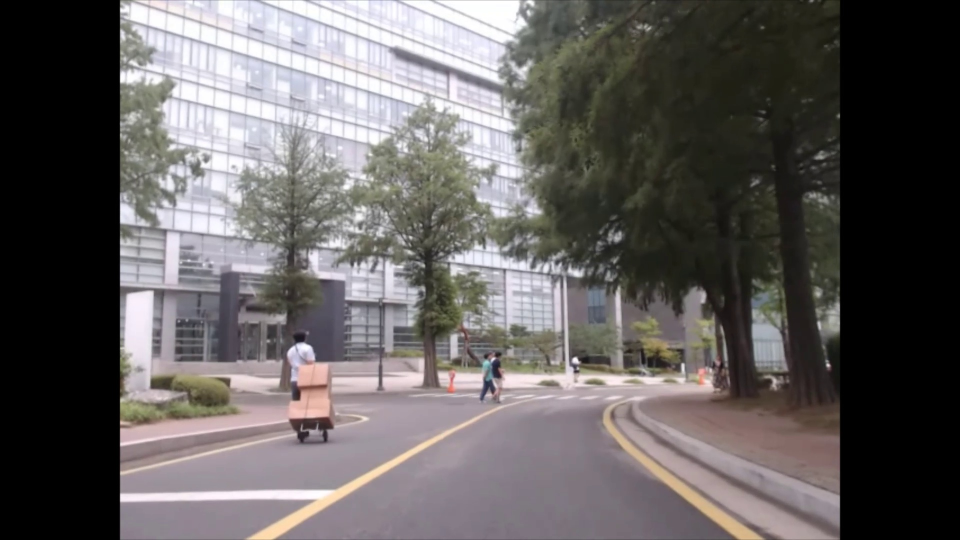
#> input picture video/images_shor.jpg, 1920 x 1080 px (shown at 1/2 size)
$ python -i util.py   (imports and definitions only)
#> lines starting #> are read from the running program, lines starting #| are printed output that depends on the picture; after the words box and inside, x2 and y2 are one past the last pixel; in counts of white or black regions, pixels touching at a corner belong together
#> further down, picture is the input picture: shape (1080, 1920, 3); mean B, G, R 95.1, 95.7, 99.5
# -*- coding: utf-8 -*-
import numpy as np
import cv2
#색상 범위 HSV
boundaries = [
    (np.array([161, 155, 84], dtype="uint8"), np.array([179, 255, 255], dtype="uint8")), # red1
    (np.array([0, 100, 70], dtype="uint8"), np.array([20, 255, 255], dtype="uint8")), # red2
    (np.array([94, 80, 200], dtype="uint8"), np.array([126, 255, 255], dtype="uint8")), # blue
    (np.array([10, 30, 50], dtype="uint8"), np.array([25, 255, 255], dtype="uint8")), #yellow
    (np.array([0, 0, 180], dtype="uint8"), np.array([180, 25, 255], dtype="uint8")) # white
]


# [64 lines left out: functions reg_of_int, draw_points, warp_image, get_birdview, not called in this run]


def Detect(img):
    #th_sobelx, th_sobely, th_mag, th_dir = (35, 100), (30, 255), (30, 255), (0.7, 1.3)
    #th_h, th_l, th_s = (10, 100), (0, 60), (85, 255)
    #combined_gradient = gradient_combine(img, th_sobelx, th_sobely, th_mag, th_dir)
    combined_hsv = cv2.cvtColor(np.zeros_like(img), cv2.COLOR_BGR2GRAY)

    for color in ['w', 'y', 'b']:
        detected = detectcolor(img, color)
        combined_hsv = cv2.bitwise_or(combined_hsv, detected)
#> this loop made 3 passes
#> pass 2, in detectcolor (call 2), `mask = cv2.inRange(img, minRange, maxRange)`:
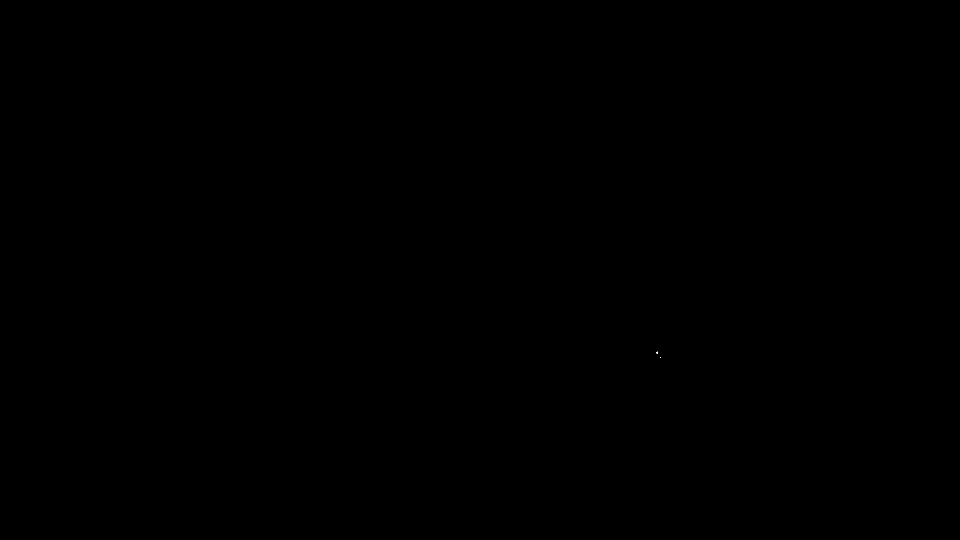
#> mask: shape (1080, 1920) (shown at 1/2 size); 0% white in thin lines or dots, all inside (x1, y1, x2, y2) = (1312, 703, 1322, 715)

    #blur_img = cv2.GaussianBlur(img, (7,7), 10)
    #L2 정규화 추가로 noise 제거
    img2 = cv2.cvtColor(img,cv2.COLOR_HSV2BGR)
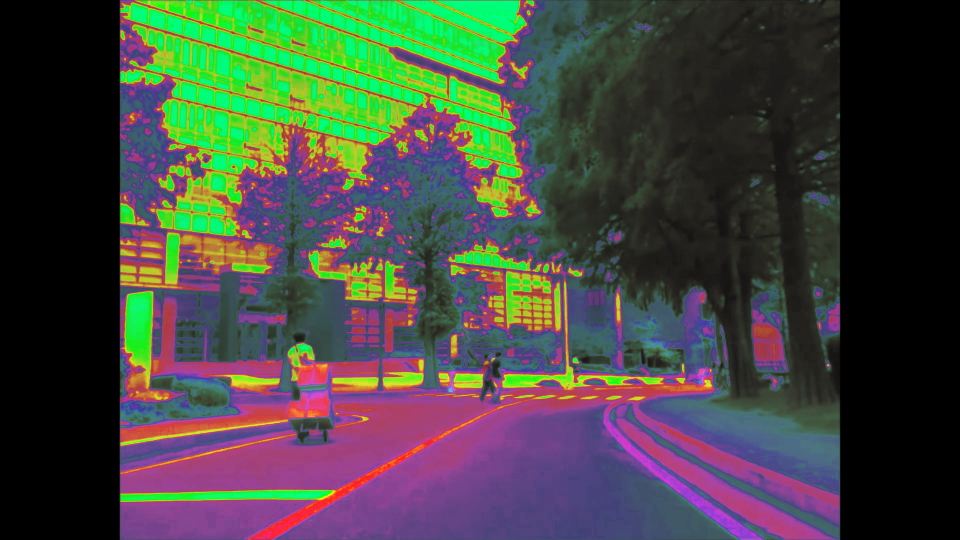
#> img2: shape (1080, 1920, 3) (shown at 1/2 size); mean B, G, R 64, 71.5, 67.1
    canny_img = cv2.Canny(img2, 150, 230, edges = None, apertureSize = 3, L2gradient=True)
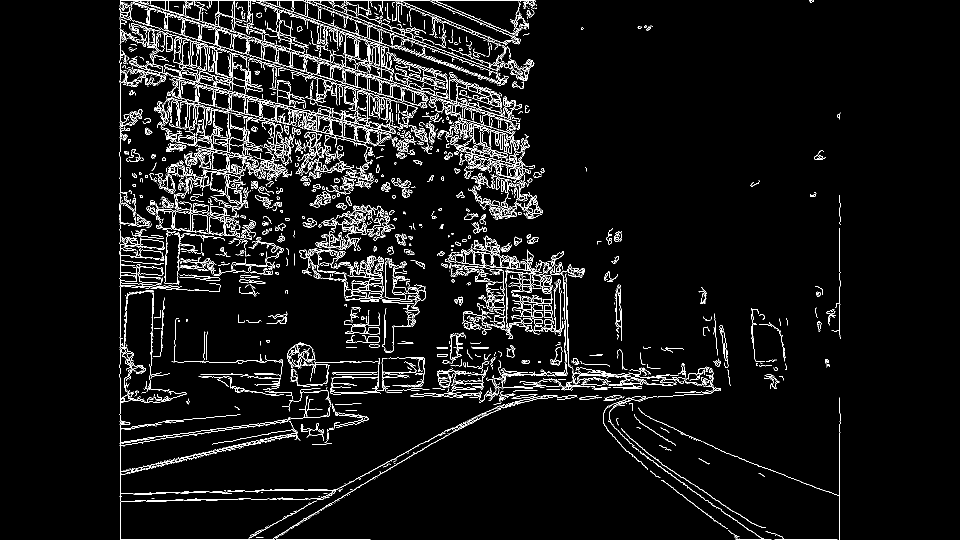
#> canny_img: shape (1080, 1920) (shown at 1/2 size); 5.2% white in thin lines or dots, all inside (x1, y1, x2, y2) = (239, 0, 1681, 1080)
    combined_result = comb_result(canny_img, combined_hsv)
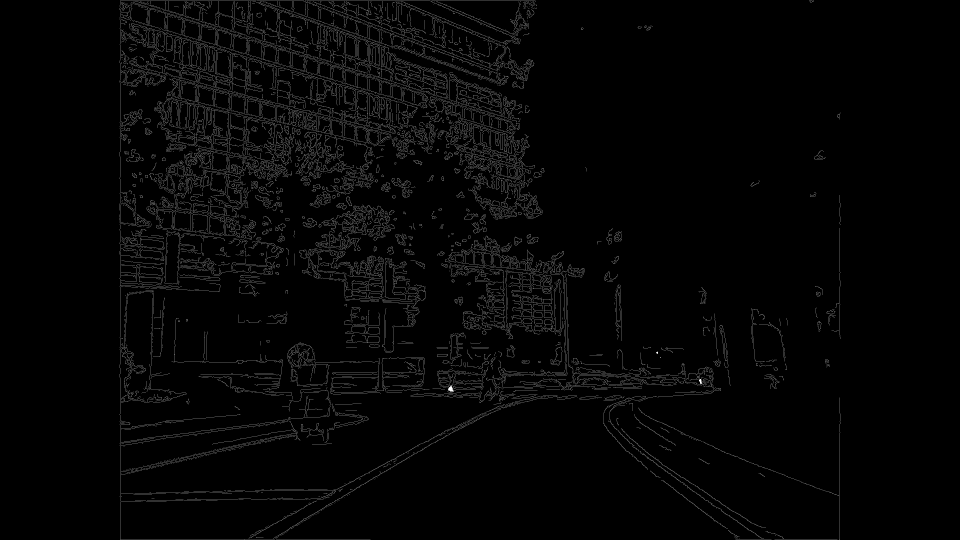
#> combined_result: shape (1080, 1920) (shown at 1/2 size); min 0, max 255, mean 5.2
    return combined_result


def detectcolor(img, color): # color = b, r, w, y / 이미지 상에서 색을 찾아 리턴
    minRange, maxRange = 0, 0
    if color == "w":
        (minRange, maxRange) = boundaries[4]
        mask = cv2.inRange(img, minRange, maxRange)
    elif color == "y":
        (minRange, maxRange) = boundaries[3]
        mask = cv2.inRange(img, minRange, maxRange)
    elif color == "b":
        (minRange, maxRange) = boundaries[2]
        mask = cv2.inRange(img, minRange, maxRange)
    elif color == "r":
        (minRange, maxRange) = boundaries[0]
        mask = cv2.inRange(img, minRange, maxRange)
        (minRange, maxRange) = boundaries[1]
        mask = mask + cv2.inRange(img, minRange, maxRange)
    else:
        print("In Image_util.py DetectColor - Wrong color Argument")
    return mask

def closeimage(img,kernel = np.ones((7,7), np.uint8)):
    return cv2.morphologyEx(img, cv2.MORPH_CLOSE, kernel)

def comb_result(grad, hls):
    """ give different value to distinguish them """
    result = np.zeros_like(hls).astype(np.uint8)
    #result[((grad > 1) | (hls > 1))] = 255
    result[(grad > 1)] = 100
    result[(hls > 1)] = 255

    return result

# [39 lines left out: functions smoothing, make_binary, get_color, not called in this run]

>>> import cv2
>>> picture = cv2.imread('../video/images_shor.jpg')
>>> result = Detect(picture)

$ run again, on video/lower_Moment.jpg
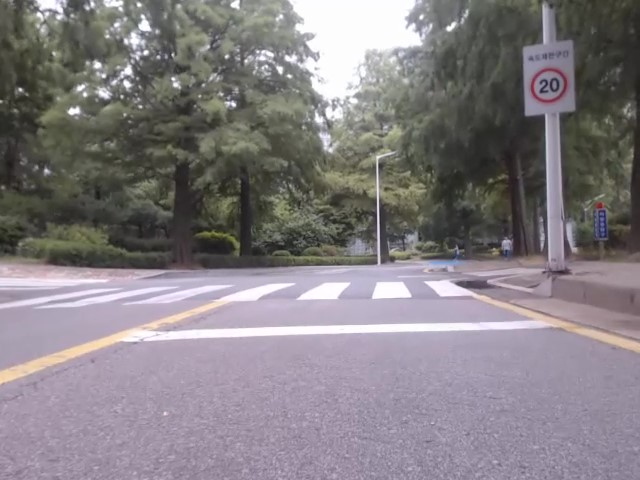
#> input picture video/lower_Moment.jpg, 640 x 480 px
#> picture is the input picture: shape (480, 640, 3); mean B, G, R 130.5, 126.5, 131.9
#> in Detect, `canny_img = cv2.Canny(img2, 150, 230, edges = None, apertureSize = 3, ..`:
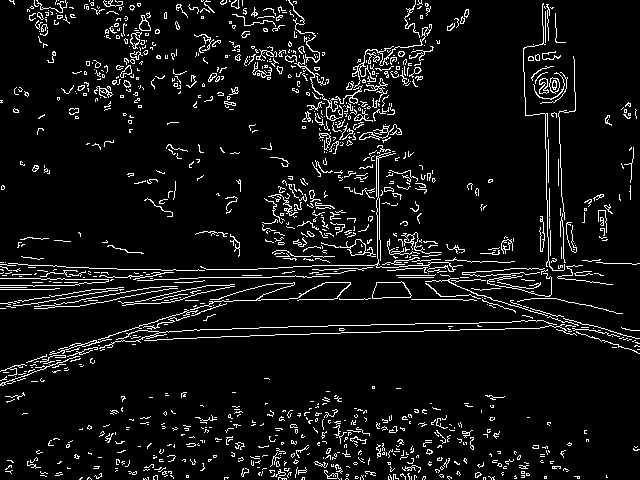
#> canny_img: shape (480, 640); 7% white in thin lines or dots
#> in Detect, `combined_result = comb_result(canny_img, combined_hsv)`:
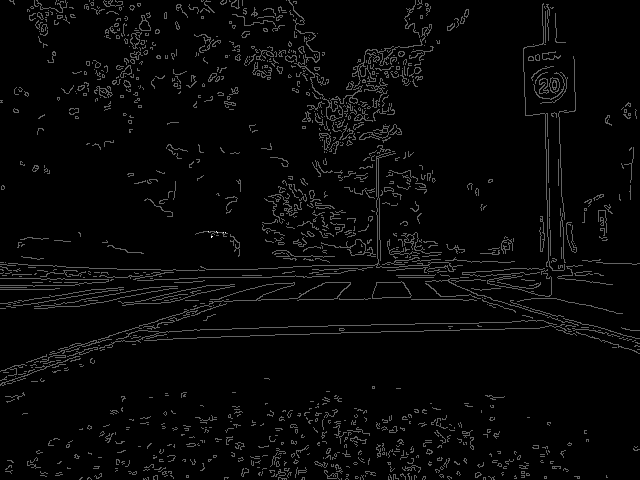
#> combined_result: shape (480, 640); min 0, max 255, mean 7

$ run again, on video/moment2.jpg
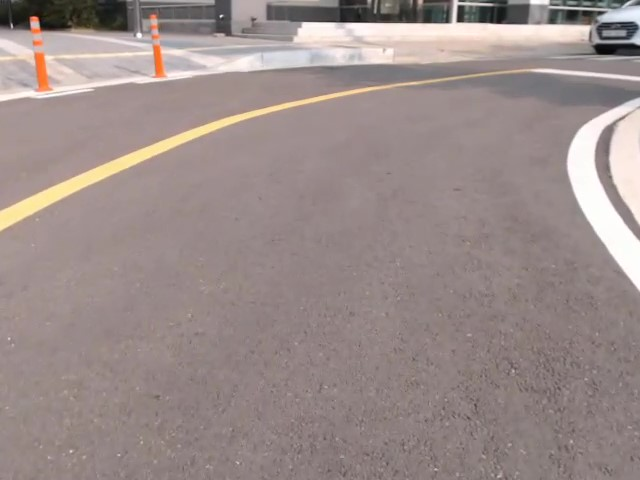
#> input picture video/moment2.jpg, 640 x 480 px
#> picture is the input picture: shape (480, 640, 3); mean B, G, R 138.4, 140.7, 154.8
#> in Detect, `canny_img = cv2.Canny(img2, 150, 230, edges = None, apertureSize = 3, ..`:
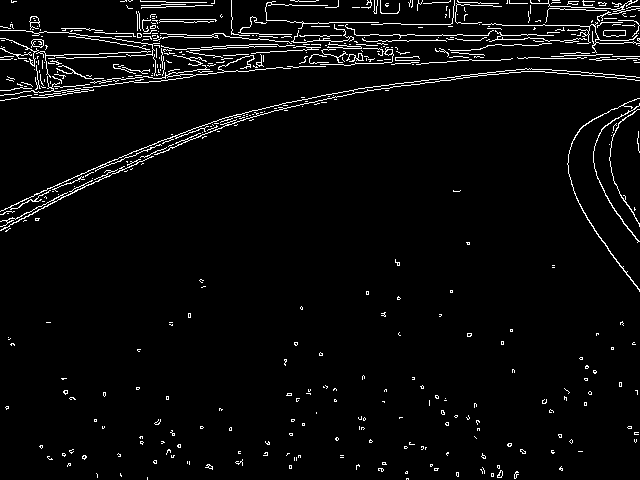
#> canny_img: shape (480, 640); 3.8% white in thin lines or dots
#> in Detect, `combined_result = comb_result(canny_img, combined_hsv)`:
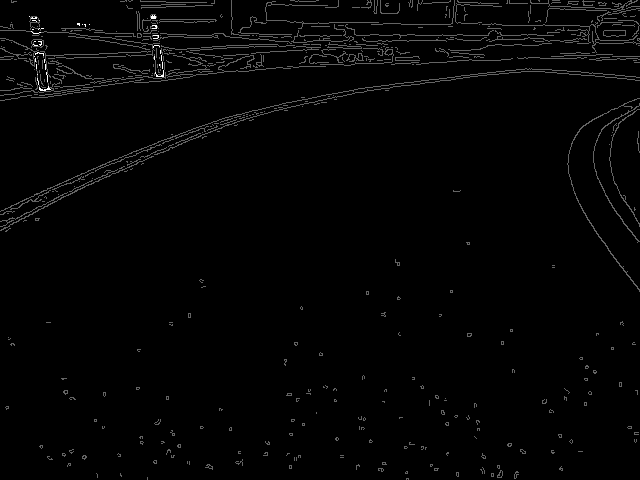
#> combined_result: shape (480, 640); min 0, max 255, mean 3.9
